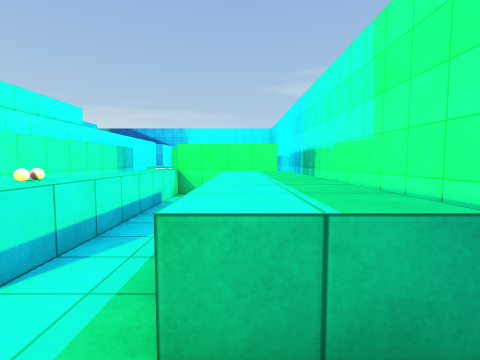
[1] (above)

18 first-person views from a walk through a 3-D level made in the Unity game engine. The camera is 1.3 m above the floor, tilts 4° down and sees 85° across. The floor is counted in squares, 1 m on a side. Each view is taken from the middle of a square. On the plan, view 1 faces up. The plan holds only what a view shows up to about 13 squares ahead; the rest is blank. The player character is not drawn. Some animated figures are not drawn. Door leaves are left out, so doorways stand open. Surface patterns are stand-ins for the level's own textures.

[2]
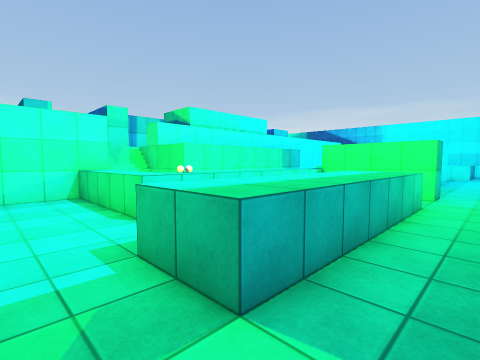

[3]
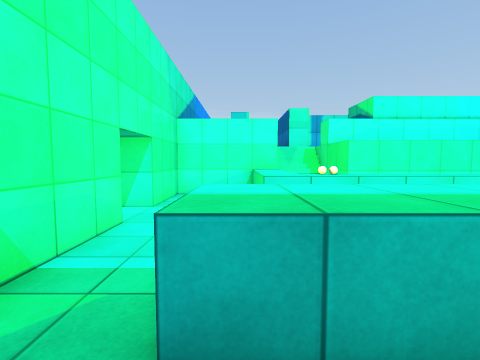

[4]
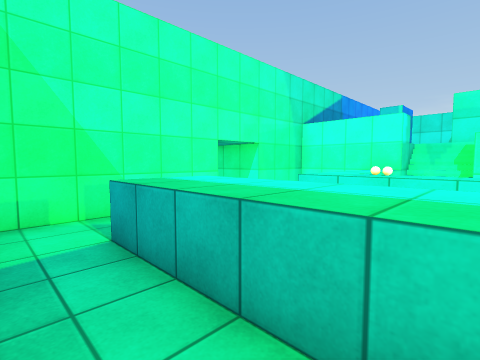

[5]
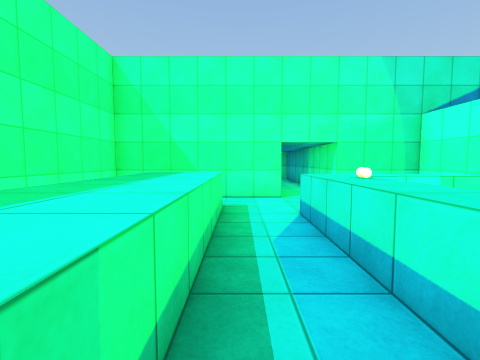

[6]
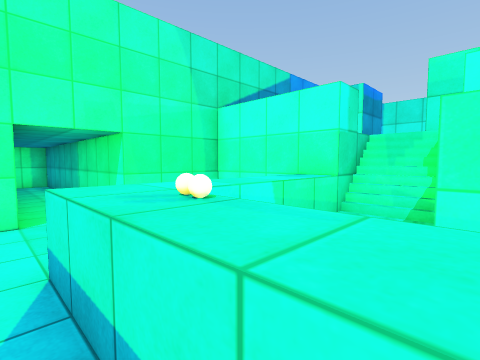

[7]
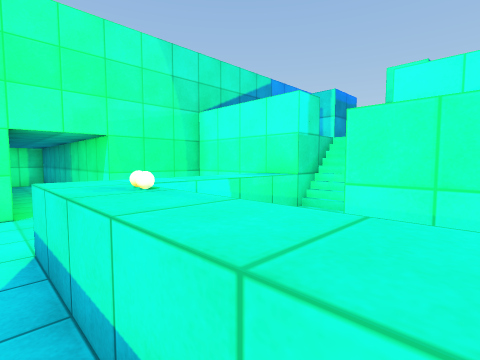

[8]
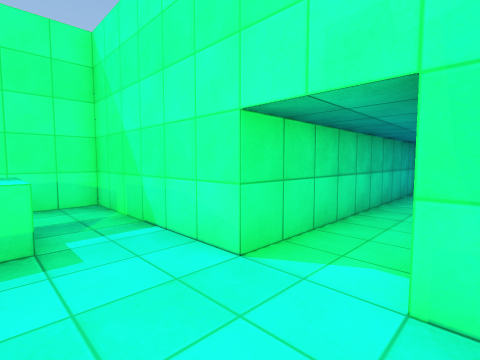

[9]
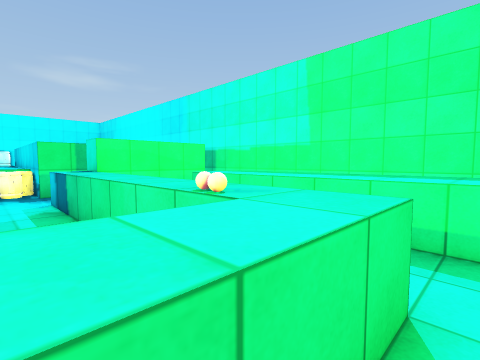

[10]
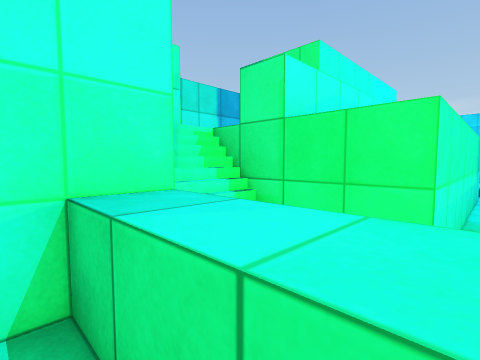

[11]
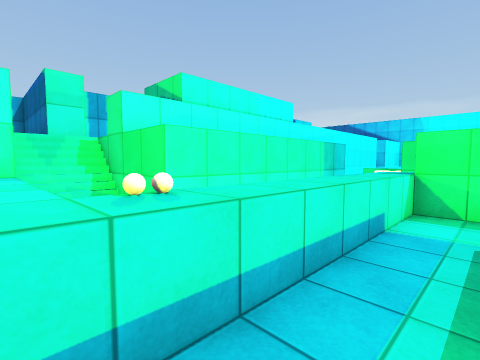

[12]
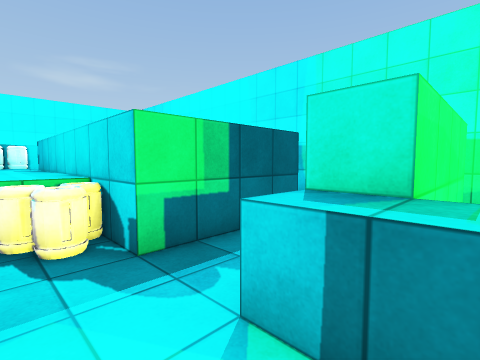

[13]
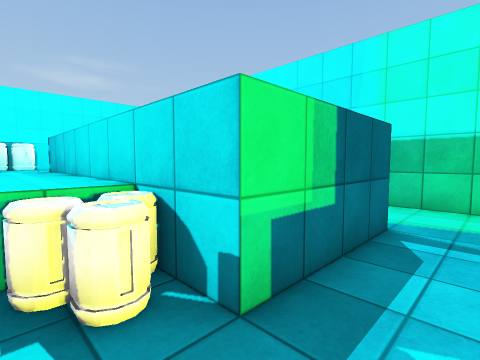

[14]
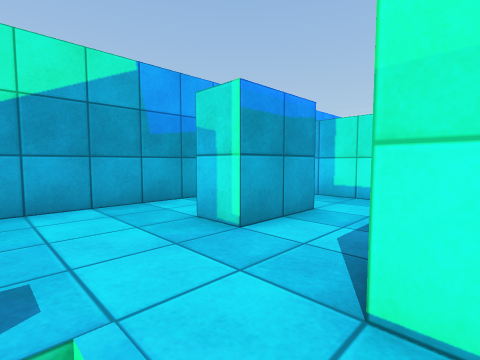

[15]
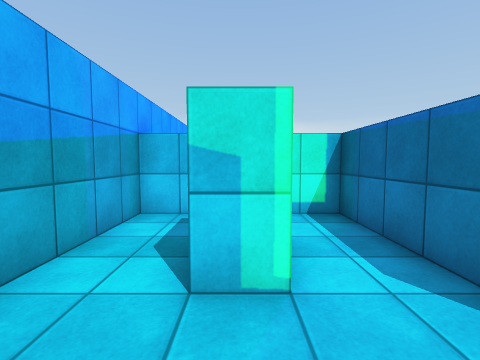

[16]
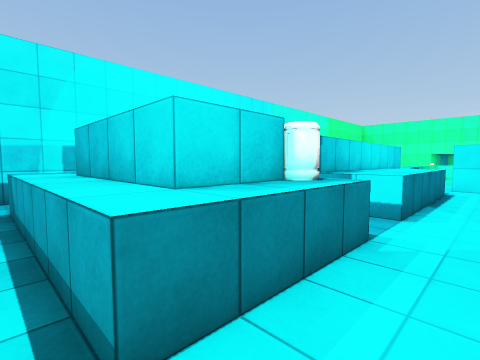

[17]
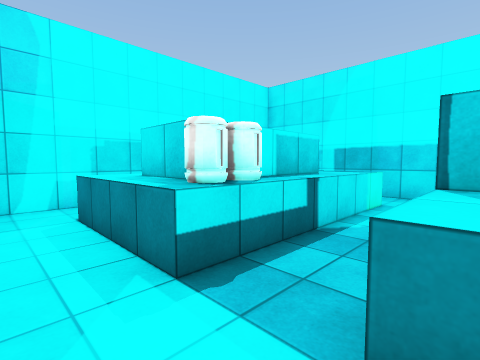

[18]
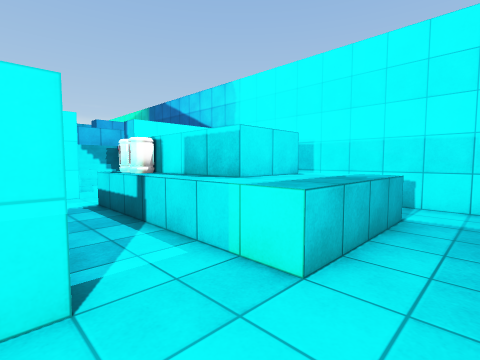

### Floor plan
Key: @ floor where view 1 was taken; # wall or solid block; . main floor; : floor 2 m higher than the main floor; / step, stairs or slope; D open door; = window, fence, low wall or low ledge; ^ raised ledge; B ball; A barrel.
Columns run from 16 left of view 1 to 4 right of it. Each row starts with its distance up from view 1.
 30          ###########
 29          ...     ...
 28         =...........#
 27         #..^^^^^^^..#
 26         #..^####^^..#
 25        //..^####^^..#
 24        //..AA^^^^^..#
 23         =...........#
 22          ..........
 21          ..^^#  #. .
 20          ..^^#
 19          ..^^#
 18          ..^^#
 17           .^^#
 16           .^^#   ..
 15           .AA#   .. #
 14         # ..A####...#
 13         ###.........#
 12         ###.........#
 11         ###..^####..#
 10    #    ###..^.. ...#
  9    #    ###..^.. ...#
  8    #  #####  ^..^^..#
  7    #    ^ #  ^..^^..#
  6    #    =##  ^..^^..#
  5 ######://    ^..^^..#
  4 #:::::://    B..^^..#
  3 #:::::::=^^^^^..^^..#
  2 #::##:::=.......^^..#
  1 #:::::::=...........#
  0 #:::::::=.......@...#
 -1 ############DD#######
 -2            #..#
 -3            #..#
 -4            #..#
 -5            #..#
 -6            #..#
 -7            #..#
 -8            #..#
 -9            #..#
-10            #..#
-11            ####

Where each view was taken, in squares from view 1:
view 1: 0 up, 0 right, facing up
view 2: 0 up, 3 right, facing up-left
view 3: 2 up, 3 right, facing left
view 4: 6 up, 3 right, facing down-left
view 5: 9 up, 1 left, facing down
view 6: 6 up, 2 left, facing down-left
view 7: 7 up, 2 left, facing down-left
view 8: 2 up, 5 left, facing down-right
view 9: 2 up, 5 left, facing up-right
view 10: 2 up, 5 left, facing up-left
view 11: 3 up, 1 left, facing up-left
view 12: 10 up, 5 left, facing up-right
view 13: 12 up, 5 left, facing up-right
view 14: 5 up, 9 left, facing down-left
view 15: 2 up, 9 left, facing left
view 16: 28 up, 7 left, facing down-right
view 17: 21 up, 7 left, facing up-right
view 18: 21 up, 3 right, facing up-left
